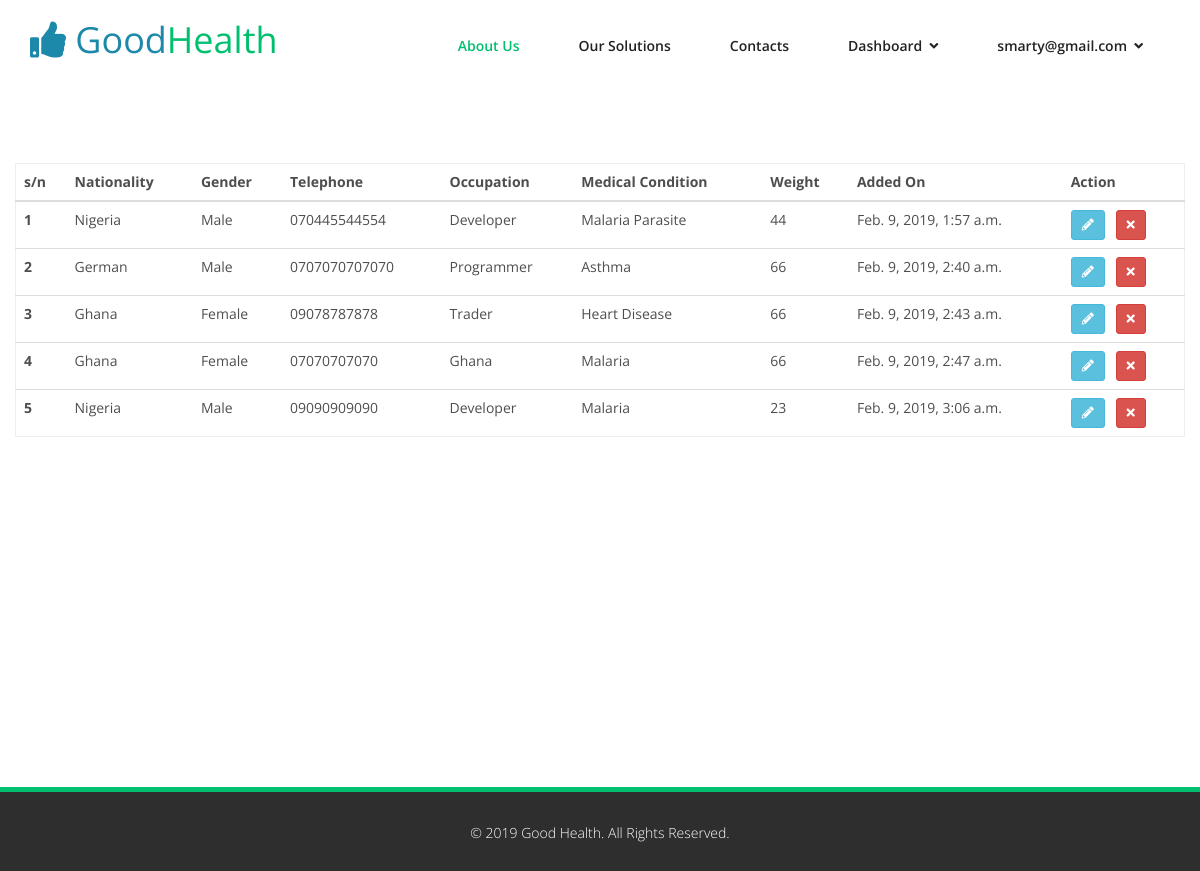
The page /dashboard/my-medical-report (signed in) on the database its author committed.
### accounts/models.py (models this page shows, shortened)
class User(AbstractBaseUser, PermissionsMixin):
    username = None
    email = models.EmailField(_('email address'), unique=True)
    first_name = models.CharField(_('first name'), max_length=30, blank=True)
    last_name = models.CharField(_('last name'), max_length=30, blank=True)
    date_joined = models.DateTimeField(
        _('date joined'), default=datetime.now)
    last_login = models.DateTimeField(
        _('last login'), default=datetime.now)
    is_active = models.BooleanField(_('active'), default=True)
    is_staff = models.BooleanField(_('is staff'), default=False)
    avatar = models.ImageField(upload_to='avatars/', null=True, blank=True)
    USERNAME_FIELD = 'email'
    REQUIRED_FIELDS = []
    objects = UserManager()
    class Meta:
        verbose_name = _('user')
        verbose_name_plural = _('users')

### dashboard/models.py (models this page shows, shortened)
class MedicalReport(models.Model):
     user_id = models.ForeignKey(User, on_delete=models.CASCADE, related_name='user_ids')
     gender = models.CharField(max_length=1)
     nationality = models.CharField(max_length=100)
     state = models.CharField(max_length=100)
     address = models.CharField(max_length=255)
     telephone = models.CharField(max_length=50)
     occupation = models.CharField(max_length=50)
     dob = models.DateField(blank=True, null=True)
     medical_condition = models.CharField(max_length=255)
     weight = models.IntegerField(blank=True, null=True)
     marital_status = models.CharField(max_length=1)
     date_added = models.DateTimeField(default=datetime.now, blank=True, null=True)
     date_updated = models.DateTimeField(default=datetime.now, blank=True, null=True)

### dashboard/views.py (the view)
# urls.py: path('my-medical-report', views.my_medical_report, name='my_medical_report'),
@login_required(login_url="/accounts/login")
def my_medical_report(request):
    user = request.user.id
    my_medical_report = MedicalReport.objects.filter(user_id=user)
    context = {'my_medical_report':my_medical_report}
    return render(request, 'dashboard/my_medical_report.html', context)

### dashboard/templates/dashboard/my_medical_report.html (shortened to what this page needs)
{% extends 'base.html' %}
{% block content %}
{% load static %}
<section>
<div class="container my-medical-report pad-md-0">
    <table class="table table-hover add-border">
        <thead>
            <tr>
                <th scope="col">s/n</th>
                <th scope="col">Nationality</th>
                <th scope="col">Gender</th>
                <th scope="col">Telephone</th>
                <th scope="col">Occupation</th>
                <th scope="col">Medical Condition</th>
                <th scope="col">Weight</th>
                <th scope="col">Added On</th>
                <th scope="col">Action</th>
            </tr>
        </thead>
        <tbody>
            {% for report in my_medical_report %}
                    <tr class="table-active" id="{{report.id}}">
                    <th scope="row">{{forloop.counter}}</th>
                    <td>{{report.nationality|capfirst}}</td>
                    <td>
                        {% if report.gender == "m" %}
                            Male
                        {% elif report.gender == "f" %}
                            Female
                        {% else %}
                            Others
                        {% endif %}
                    <td>{{report.telephone}}</td>
                    <td>{{report.occupation|capfirst}}</td>
                    <td>{{report.medical_condition|title}}</td>
                    <td>{{report.weight}}</td>
                    <td>{{report.date_added}}</td>
                    <td>
                        <a class="btn btn-sm btn-info" title="Edit Report" style="color: #fff;"><i class="fas fa-pencil-alt"></i></a>&nbsp;&nbsp;
                        <a class="btn btn-sm btn-danger" title="Delete Report" style="color: #fff;"><i class="fas fa-times"></i> </a>
                    </td>
                </tr>
                {% empty %}
                    <tr class="table-active">
                        <td colspan="9" class="text-center">Sorry, you have no medical record yet.</td>
                    </tr>
            {% endfor %}
        </tbody>
    </table>
</div>
</section>
{% endblock %}

### good_health/templates/base.html (shortened to what this page needs)
{% load static %}
<!DOCTYPE html>
<html lang="en">
<head>
    <link href="{% static 'assets/css/bootstrap.min.css' %}" rel="stylesheet">
    <link rel="stylesheet" href="https://use.fontawesome.com/releases/v5.6.3/css/all.css">
    <link href="{% static 'assets/css/animate.min.css' %}" rel="stylesheet">
    <link href="{% static 'assets/css/owl.carousel.min.css' %}" rel="stylesheet">
    <link href="{% static 'assets/css/icomoon.css' %}" rel="stylesheet">
    <link href="{% static 'assets/css/main.css' %}" rel="stylesheet">
    <link href="{% static 'assets/css/style.css' %}" rel="stylesheet">
    <link href="{% static 'assets/css/responsive.css' %}" rel="stylesheet">
    <link href="{% static 'assets/css/datepicker.min.css' %}" rel="stylesheet">
</head>
<body class="homepage">
    <header id="header">
        <nav class="navbar navbar-inverse" role="banner">
            <div class="container">
                <div class="navbar-header">
                    <a class="navbar-brand" href="{% url 'home' %}">
                        <a class="navbar-brand" href="{% url 'home' %}"><i class="fas fa-thumbs-up" style="color: #1c89aa;"></i>&nbsp;<span style="color: #1c89aa;">Good</span><span style="color: #00bf6f;">Health</span></a>
                    </a>
                </div>
                <div class="collapse navbar-collapse navbar-right">
                    <ul class="nav navbar-nav">
                        <li class="active"><a href="#">About Us</a></li>
                        <li><a href="#">Our Solutions</a></li>
                        <li><a href="#">Contacts</a></li>
                        {% if user.is_authenticated %}
                        <li class="dropdown">
                            <a href="#" class="dropdown-toggle" data-toggle="dropdown">Dashboard &nbsp;<i class="fa fa-angle-down"></i></a>
                        </li>
                        <li class="dropdown">
                            <a href="#" class="dropdown-toggle" data-toggle="dropdown">{{user.email}} &nbsp;<i class="fa fa-angle-down"></i></a>
                        </li>
                        {% endif %}
                    </ul>
                </div>
            </div>
        </nav>
    </header>
{% block content %}
{% endblock %}
<section >
</section>
<div class="container-fluid">
    <footer id="footer" class="midnight-blue">
        <div class="container">
            <div class="row">
                <div class="col-sm-12 text-center">
                    &copy; 2019 <a target="_blank" href="{% url 'home' %}" style="color: #fff;" title="Good Health">Good Health</a>.
                    All Rights Reserved.
                </div>
            </div>
        </div>
    </footer>
</div>
    </body>
    </html>

### good_health/static/assets/css/main.css (style rules this page uses)
body { background: #fff; font-family: 'Open Sans', sans-serif; color: #4e4e4e; line-height: 22px; }
a { color: #00bf6f; -webkit-transition: color 300ms, background-color 300ms; transition: color 300ms, background-color 300ms; }
body>section { padding: 70px 0; }
.navbar>.container .navbar-brand { margin-left: 0; }
.navbar-brand { padding: 0; margin: 0; }
.navbar { border-radius: 0; margin-bottom: 0; background: #fff; padding: 15px 0; padding-bottom: 0; }
.navbar-nav { margin-top: 12px; }
.navbar-nav>li { margin-left: 35px; padding-bottom: 28px; }
.navbar-inverse .navbar-nav>li>a { padding: 5px 12px; margin: 0; border-radius: 0px; color: #222; line-height: 24px; display: inline-block; font-weight: 600; border-bottom: 2px solid #fff; border-top: 2px solid #fff; }
.navbar-inverse { border: none; }
.navbar-inverse .navbar-brand { font-size: 36px; line-height: 50px; color: #fff; }
.navbar-inverse .navbar-nav>.active>a, .navbar-inverse .navbar-nav>.active>a:hover, .navbar-inverse .navbar-nav>.active>a:focus, .navbar-inverse .navbar-nav>.active>a:active, .navbar-inverse .navbar-nav>.open>a, .navbar-inverse .navbar-nav>.open>a:hover, .navbar-inverse .navbar-nav>.open>a:active, .navbar-inverse .navbar-nav>.open>a:focus { background-color: #fff; color: #00bf6f; }
.navbar-inverse .navbar-collapse, .navbar-inverse .navbar-form { border-top: 0; padding-bottom: 0; }
#footer { background: none repeat scroll 0 0 #2E2E2E; border-top: 5px solid #00bf6f; height: 84px; margin-top: 120px; }
#footer { padding-top: 30px; padding-bottom: 30px; color: #fff; background: #2e2e2e; font-weight: 300; }
#footer a { color: #fff; }

### good_health/static/assets/css/style.css (style rules this page uses)
.pad-md-0 { padding : 0px; }
.add-border { border: 1px solid #eee; }

### rows shown on the page
User: email "smarty@gmail.com"
MedicalReport: nationality "Nigeria", gender "Male", telephone "070445544554", occupation "Developer", medical_condition "Malaria Parasite", weight "44", date_added "Feb. 9, 2019, 1:57 a.m."
MedicalReport: nationality "German", gender "Male", telephone "0707070707070", occupation "Programmer", medical_condition "Asthma", weight "66", date_added "Feb. 9, 2019, 2:40 a.m."
MedicalReport: nationality "Ghana", gender "Female", telephone "09078787878", occupation "Trader", medical_condition "Heart Disease", weight "66", date_added "Feb. 9, 2019, 2:43 a.m."
MedicalReport: nationality "Ghana", gender "Female", telephone "07070707070", occupation "Ghana", medical_condition "Malaria", weight "66", date_added "Feb. 9, 2019, 2:47 a.m."
MedicalReport: nationality "Nigeria", gender "Male", telephone "09090909090", occupation "Developer", medical_condition "Malaria", weight "23", date_added "Feb. 9, 2019, 3:06 a.m."
